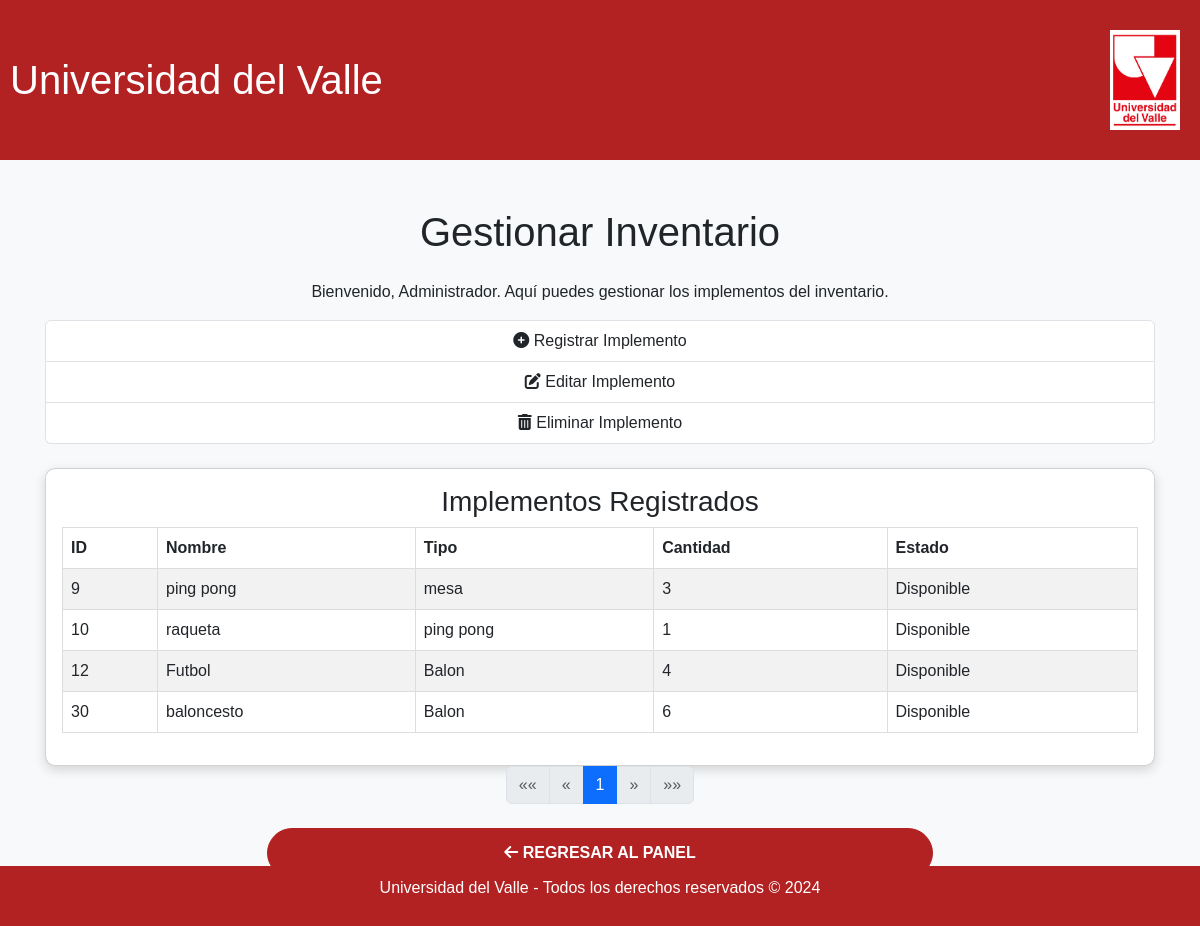
Page /modules/inventario.php (signed in) on the committed database.
### tables this page shows
CREATE TABLE `implemento` (
  `id_implemento` int(11) NOT NULL,
  `nombre` varchar(255) NOT NULL,
  `tipo` varchar(100) NOT NULL,
  `cantidad` int(11) NOT NULL CHECK (`cantidad` >= 0),
  `estado` enum('Disponible','No Disponible') NOT NULL
);

### modules/inventario.php (the view, shortened to what this page needs)
<?php
require '../conexion.php';
$registros_por_pagina = 10;
if (isset($_GET['pagina'])) {
    $pagina_actual = $_GET['pagina'];
} else {
    $pagina_actual = 1;
}
$inicio = ($pagina_actual - 1) * $registros_por_pagina;
$query_total = "SELECT COUNT(*) as total FROM implemento";
$resultado_total = mysqli_query($conn, $query_total);
$fila_total = mysqli_fetch_assoc($resultado_total);
$total_registros = $fila_total['total'];
$total_paginas = ceil($total_registros / $registros_por_pagina);
$query = "SELECT * FROM implemento LIMIT $inicio, $registros_por_pagina";
$resultado = mysqli_query($conn, $query);
?>
<!DOCTYPE html>
<html lang="es">
<head>
    <link href="https://cdn.jsdelivr.net/npm/bootstrap@5.3.0/dist/css/bootstrap.min.css" rel="stylesheet">
    <link href="https://cdnjs.cloudflare.com/ajax/libs/font-awesome/6.0.0-beta3/css/all.min.css" rel="stylesheet">
</head>
<body class="bg-light">
    <?php include '../includes/header.php'; ?>
    <div class="container my-5">
        <h1 class="text-center mb-4">Gestionar Inventario</h1>
        <p class="text-center">Bienvenido, <?php echo $_SESSION['rol']; ?>. Aquí puedes gestionar los implementos del inventario.</p>
        <div class="list-group mb-4">
            <a href="registrar_implemento.php" class="list-group-item list-group-item-action">
                <i class="fas fa-plus-circle"></i> Registrar Implemento
            </a>
            <a href="editar_implemento.php" class="list-group-item list-group-item-action">
                <i class="fas fa-edit"></i> Editar Implemento
            </a>
            <a href="eliminar_implemento.php" class="list-group-item list-group-item-action">
                <i class="fas fa-trash-alt"></i> Eliminar Implemento
            </a>
        </div>
        <div class="card">
            <div class="card-body">
                <h3>Implementos Registrados</h3>
                <table class="table table-striped">
                    <thead>
                        <tr>
                            <th>ID</th>
                            <th>Nombre</th>
                            <th>Tipo</th>
                            <th>Cantidad</th>
                            <th>Estado</th>
                        </tr>
                    </thead>
                    <tbody>
                        <?php while ($implemento = mysqli_fetch_assoc($resultado)) { ?>
                            <tr>
                                <td><?php echo $implemento['id_implemento']; ?></td>
                                <td><?php echo $implemento['nombre']; ?></td>
                                <td><?php echo $implemento['tipo']; ?></td>
                                <td><?php echo $implemento['cantidad']; ?></td>
                                <td><?php echo $implemento['estado']; ?></td>
                            </tr>
                        <?php } ?>
                    </tbody>
                </table>
            </div>
        </div>
        <nav aria-label="Page navigation">
            <ul class="pagination justify-content-center">
                <li class="page-item <?php if ($pagina_actual == 1) echo 'disabled'; ?>">
                    <a class="page-link" href="?pagina=1" aria-label="First">
                        <span aria-hidden="true">&laquo;&laquo;</span>
                    </a>
                </li>
                <li class="page-item <?php if ($pagina_actual == 1) echo 'disabled'; ?>">
                    <a class="page-link" href="?pagina=<?php echo $pagina_actual - 1; ?>" aria-label="Previous">
                        <span aria-hidden="true">&laquo;</span>
                    </a>
                </li>
                <?php for ($i = 1; $i <= $total_paginas; $i++) { ?>
                    <li class="page-item <?php if ($pagina_actual == $i) echo 'active'; ?>">
                        <a class="page-link" href="?pagina=<?php echo $i; ?>"><?php echo $i; ?></a>
                    </li>
                <?php } ?>
                <li class="page-item <?php if ($pagina_actual == $total_paginas) echo 'disabled'; ?>">
                    <a class="page-link" href="?pagina=<?php echo $pagina_actual + 1; ?>" aria-label="Next">
                        <span aria-hidden="true">&raquo;</span>
                    </a>
                </li>
                <li class="page-item <?php if ($pagina_actual == $total_paginas) echo 'disabled'; ?>">
                    <a class="page-link" href="?pagina=<?php echo $total_paginas; ?>" aria-label="Last">
                        <span aria-hidden="true">&raquo;&raquo;</span>
                    </a>
                </li>
            </ul>
        </nav>
        <div class="text-center mt-4">
            <a href="admin_dashboard.php" class="btn btn-primary btn-lg">
                <i class="fas fa-arrow-left"></i> Regresar al Panel
            </a>
        </div>
    </div>
    <?php include '../includes/footer.php'; ?>
</body>
</html>

### css/style.css (style rules this page uses)
body { font-family: Arial, sans-serif; background-color: #f8f9fa; margin: 0; padding: 0; }
.container { width: 1200px; margin: 0 auto; margin-top: 30px; margin-bottom: 30px; padding: 0 15px; text-align: center; }
.card { border-radius: 10px; box-shadow: 0 4px 12px rgba(0, 0, 0, 0.15); transition: transform 0.3s ease, box-shadow 0.3s ease; }
.btn { background-color: #B22222; color: white; border-radius: 25px; padding: 12px 20px; font-size: 16px; font-weight: bold; width: 60%; align-self: center; text-transform: uppercase; transition: background-color 0.3s ease, transform 0.2s ease; }
.btn-primary { background-color: #B22222 !important; border-color: #B22222 !important; color: white !important; border-radius: 25px; font-weight: bold; padding: 12px 20px; transition: background-color 0.3s ease, transform 0.2s ease; }
table { width: 100%; border-collapse: collapse; margin-bottom: 20px; }
table, th, td { border: 1px solid #ddd; }
th, td { padding: 10px; text-align: left; }
th { background-color: #b00000; color: white; }
a { color: #b00000; text-decoration: none; }

### rows in the picture
implemento: id_implemento "9", nombre "ping pong", tipo "mesa", cantidad "3", estado "Disponible"
implemento: id_implemento "10", nombre "raqueta", tipo "ping pong", cantidad "1", estado "Disponible"
implemento: id_implemento "12", nombre "Futbol", tipo "Balon", cantidad "4", estado "Disponible"
implemento: id_implemento "30", nombre "baloncesto", tipo "Balon", cantidad "6", estado "Disponible"

### other values in the picture
$_SESSION['rol'] "Administrador"
